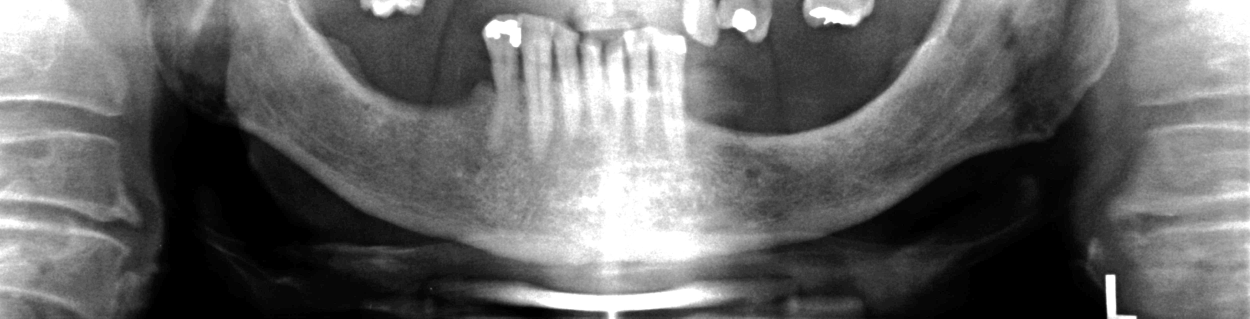
#> input picture giga_classifier_fastvit/dataset/split/test/1/ATCLIN2019-8.jpg, 5000 x 1273 px, given as the content of the folder /home/igorbispo/Downloads/giga_new/images, which was not available (shown at 1/4 size)
$ python generate_crops.py
#> lines starting #> are read from the running program, lines starting #| are printed output that depends on the picture
import os
import cv2 as cv
import numpy as np
from tqdm import tqdm

def generate_crops(input_path, output_path, label):
    # generate crops from images
    # we have to divide the imagem in 2 parts: 2x1
    # we will use just bottom part of the image

    # create output path
#> called with output_path = '/mnt/data/giga_classifier/crops', label = '1'
    if not os.path.exists(os.path.join(output_path, label)):
        os.makedirs(os.path.join(output_path, label))

    # list all images in input path
    images = os.listdir(input_path)

    # iterate over images
    for image in tqdm(images):
        # read image
        img = cv.imread(os.path.join(input_path, image))
#> img is the input picture: shape (1273, 5000, 3); min 0, max 255, mean 103.9
        # get image shape
        h, w, _ = img.shape
#> h = 1273; w = 5000
        # select bottom part of the image
        img = img[h//2:, :]
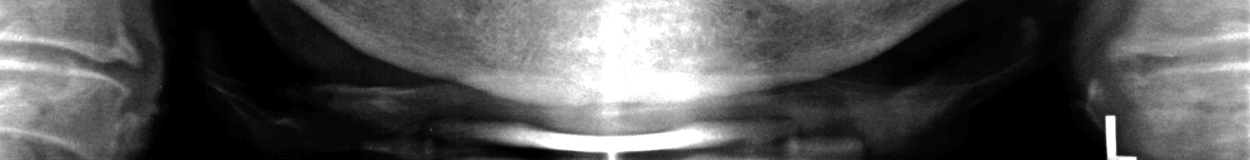
#> img: shape (637, 5000, 3) (shown at 1/4 size); min 0, max 255, mean 83.7

        cv.imwrite(os.path.join(output_path, f'{label}/{image}'), img)

INPUT_PATH_POSITIVE = '/home/igorbispo/Downloads/giga_new/images'
INPUT_PATH_NEGATIVE = '/home/igorbispo/Downloads/sem_ateroma/images'

OUTPUT_PATH = '/mnt/data/giga_classifier/crops'

# save equal number of positive and negative crops
generate_crops(INPUT_PATH_POSITIVE, OUTPUT_PATH, '1')
generate_crops(INPUT_PATH_NEGATIVE, OUTPUT_PATH, '0')

$ run again, on giga_classifier_fastvit/dataset/split/test/1/ATCLIN2020-3.jpg
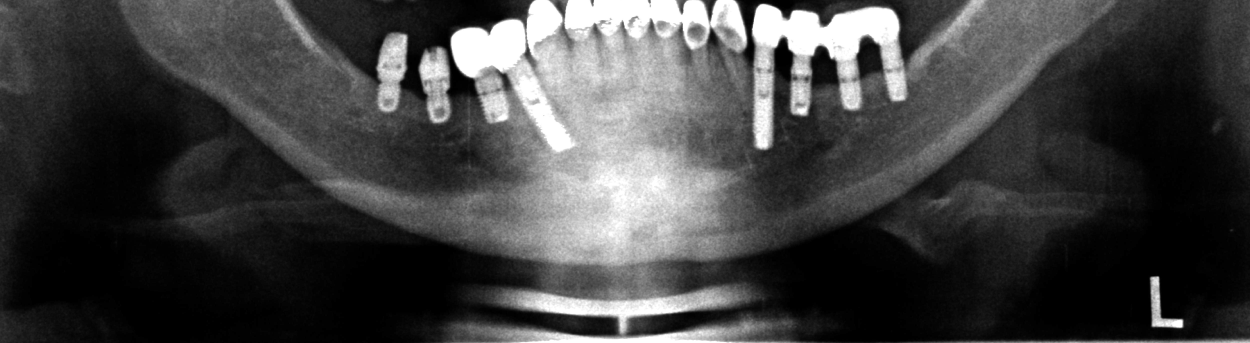
#> input picture giga_classifier_fastvit/dataset/split/test/1/ATCLIN2020-3.jpg, 5000 x 1372 px, given as the content of the folder /home/igorbispo/Downloads/giga_new/images, which was not available (shown at 1/4 size)
#> in generate_crops, img is the input picture: shape (1372, 5000, 3); min 0, max 255, mean 65.9
#> in generate_crops, `img = img[h//2:, :]`:
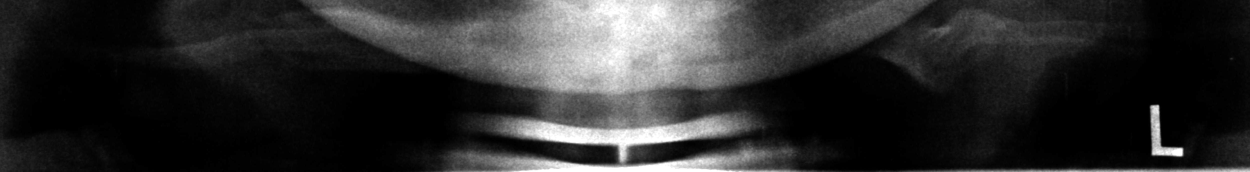
#> img: shape (686, 5000, 3) (shown at 1/4 size); min 0, max 255, mean 44

$ run again, on giga_classifier_fastvit/dataset/split/test/1/ATCLIN2020-4.jpg
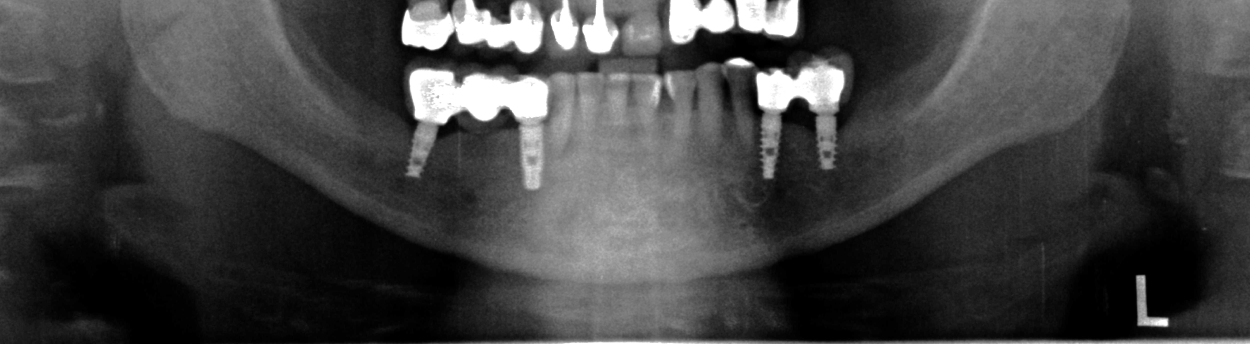
#> input picture giga_classifier_fastvit/dataset/split/test/1/ATCLIN2020-4.jpg, 5000 x 1374 px, given as the content of the folder /home/igorbispo/Downloads/giga_new/images, which was not available (shown at 1/4 size)
#> in generate_crops, img is the input picture: shape (1374, 5000, 3); min 0, max 255, mean 66.8
#> in generate_crops, `img = img[h//2:, :]`:
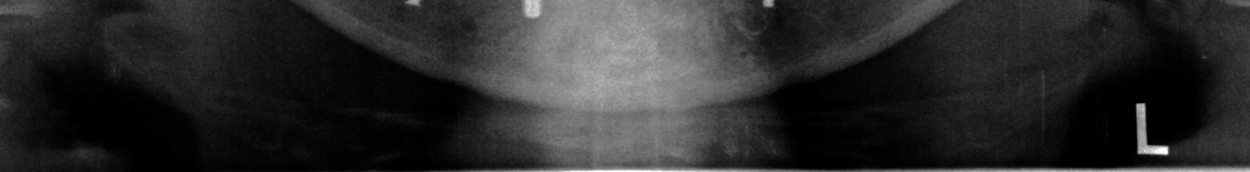
#> img: shape (687, 5000, 3) (shown at 1/4 size); min 0, max 255, mean 42.7

$ run again, on giga_classifier_fastvit/dataset/split/test/1/ATCLIN2020-5.jpg
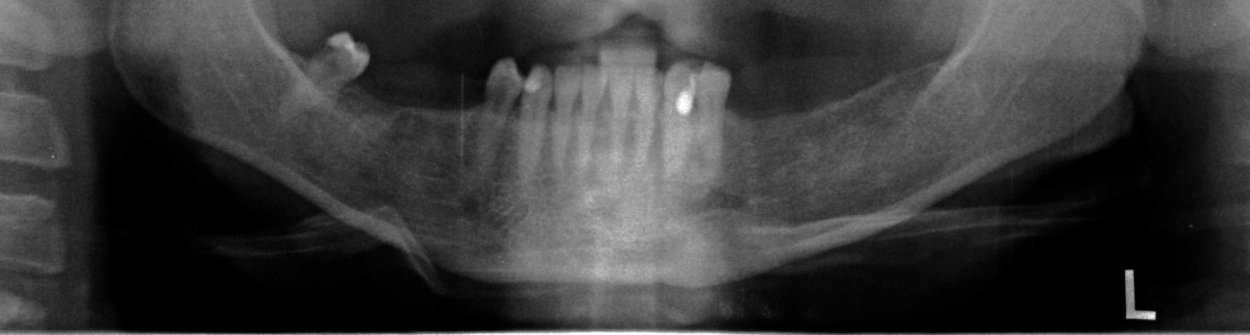
#> input picture giga_classifier_fastvit/dataset/split/test/1/ATCLIN2020-5.jpg, 5000 x 1339 px, given as the content of the folder /home/igorbispo/Downloads/giga_new/images, which was not available (shown at 1/4 size)
#> in generate_crops, img is the input picture: shape (1339, 5000, 3); min 0, max 255, mean 57.4
#> in generate_crops, `img = img[h//2:, :]`:
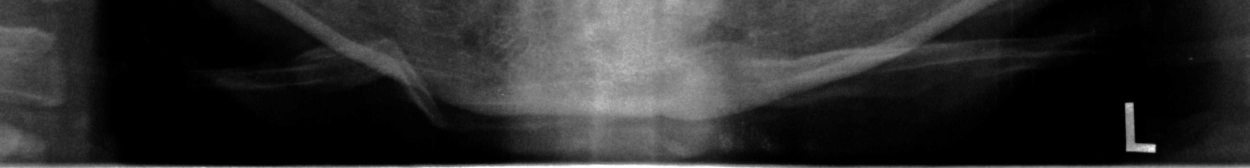
#> img: shape (670, 5000, 3) (shown at 1/4 size); min 0, max 255, mean 42.9
